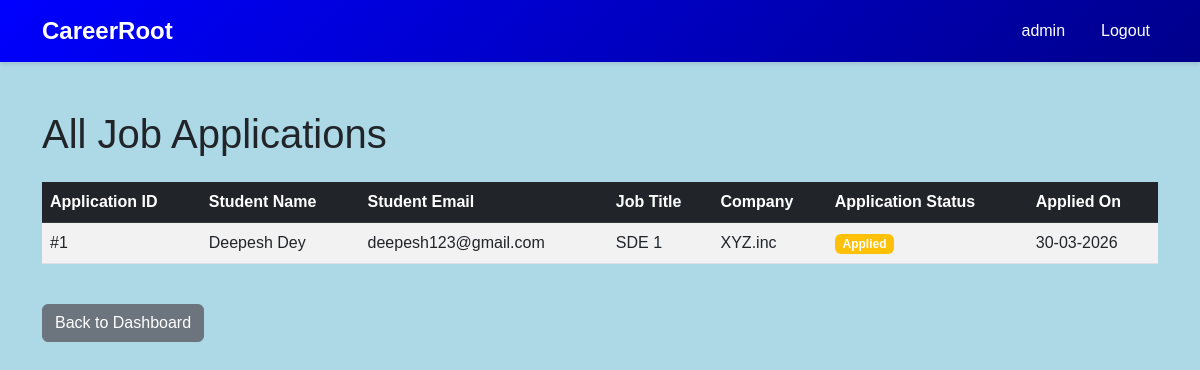
The page /admin/applications (signed in) on the database its author committed.
### models.py (models this page shows, shortened)
class Application(db.Model):
    __tablename__ = 'application'
    application_id = db.Column(db.Integer, primary_key=True, autoincrement=True)
    student_id = db.Column(db.Integer, db.ForeignKey('student.student_id'), nullable=False)
    drive_id = db.Column(db.Integer, db.ForeignKey('placement_drive.drive_id'), nullable=False)
    application_date = db.Column(db.DateTime, default=datetime.utcnow)
    status = db.Column(
        db.String(20),
        default=ApplicationStatus.APPLIED.value,
        nullable=False
    )  #Applied, Shortlisted, Selected, Rejected
    created_at = db.Column(db.DateTime, default=datetime.utcnow)
    updated_at = db.Column(db.DateTime, default=datetime.utcnow, onupdate=datetime.utcnow)
    placement = db.relationship('Placement', backref='application', uselist=False, cascade='all, delete-orphan')
    __table_args__ = (db.UniqueConstraint('student_id', 'drive_id', name='unique_student_drive'),)

class Student(db.Model):
    __tablename__ = 'student'
    student_id = db.Column(db.Integer, primary_key=True, autoincrement=True)
    name = db.Column(db.String(150), nullable=False)
    email = db.Column(db.String(120), unique=True, nullable=False)
    password = db.Column(db.String(255), nullable=False)
    phone = db.Column(db.String(15), nullable=True)
    department = db.Column(db.String(100), nullable=True)
    cgpa = db.Column(db.Float, nullable=True)
    resume_path = db.Column(db.String(255), nullable=True)  # Path to uploaded resume
    blacklist_status = db.Column(db.Boolean, default=False)  # True = blacklisted
    created_at = db.Column(db.DateTime, default=datetime.utcnow)
    updated_at = db.Column(db.DateTime, default=datetime.utcnow, onupdate=datetime.utcnow)
    applications = db.relationship('Application', backref='student', lazy=True, cascade='all, delete-orphan')
    placements = db.relationship('Placement', backref='student', lazy=True, cascade='all, delete-orphan')

class PlacementDrive(db.Model):
    __tablename__ = 'placement_drive'
    drive_id = db.Column(db.Integer, primary_key=True, autoincrement=True)
    company_id = db.Column(db.Integer, db.ForeignKey('company.company_id'), nullable=False)
    job_title = db.Column(db.String(150), nullable=False)
    job_description = db.Column(db.Text, nullable=True)
    eligibility_criteria = db.Column(db.Text, nullable=True)
    skills_required = db.Column(db.Text, nullable=True)  #comma separated skills
    experience_required = db.Column(db.String(100), nullable=True)  #e.g., 0-2 years
    salary_range = db.Column(db.String(100), nullable=True)  #e.g., 5-8 LPA
    application_deadline = db.Column(db.DateTime, nullable=False)
    status = db.Column(
        db.String(20),
        default=DriveStatus.PENDING.value,
        nullable=False
    )  # pending, aproved, closed
    created_at = db.Column(db.DateTime, default=datetime.utcnow)
    updated_at = db.Column(db.DateTime, default=datetime.utcnow, onupdate=datetime.utcnow)
    applications = db.relationship('Application', backref='drive', lazy=True, cascade='all, delete-orphan')
    placements = db.relationship('Placement', backref='drive', lazy=True, cascade='all, delete-orphan')

class Company(db.Model):
    __tablename__ = 'company'
    company_id = db.Column(db.Integer, primary_key=True, autoincrement=True)
    company_name = db.Column(db.String(150), nullable=False)
    email = db.Column(db.String(120), unique=True, nullable=False)
    password = db.Column(db.String(255), nullable=False)
    hr_contact = db.Column(db.String(100), nullable=True)
    website = db.Column(db.String(255), nullable=True)
    approval_status = db.Column(
        db.String(20),
        default=ApprovalStatus.PENDING.value,
        nullable=False
    )  #pending/aproved/rejected
    blacklist_status = db.Column(db.Boolean, default=False)  # True = blacklisted
    created_at = db.Column(db.DateTime, default=datetime.utcnow)
    updated_at = db.Column(db.DateTime, default=datetime.utcnow, onupdate=datetime.utcnow)
    drives = db.relationship('PlacementDrive', backref='company', lazy=True, cascade='all, delete-orphan')

### app.py (the view)
@app.route('/admin/applications')
def admin_view_applications():
    if session.get('user_type') != 'admin':
        flash('Unauthorized access', 'danger')
        return redirect(url_for('homepage'))
    all_applications = Application.query.all()
    return render_template('admin_view_applications.html', applications=all_applications)

### templates/admin_view_applications.html (shortened to what this page needs)
{% extends "base.html" %}
{% block content %}
<div class="mt-5">
    <h1 class="mb-4">All Job Applications</h1>
    {% if applications %}
        <div class="table-responsive">
            <table class="table table-hover table-striped">
                <thead class="table-dark">
                    <tr>
                        <th>Application ID</th>
                        <th>Student Name</th>
                        <th>Student Email</th>
                        <th>Job Title</th>
                        <th>Company</th>
                        <th>Application Status</th>
                        <th>Applied On</th>
                    </tr>
                </thead>
                <tbody>
                    {% for app in applications %}
                        <tr>
                            <td>#{{ app.application_id }}</td>
                            <td>{{ app.student.name }}</td>
                            <td>{{ app.student.email }}</td>
                            <td>{{ app.drive.job_title }}</td>
                            <td>{{ app.drive.company.company_name }}</td>
                            <td>
                                {% if app.status == 'Selected' %}
                                    <span class="badge bg-success">{{ app.status }}</span>
                                {% elif app.status == 'Shortlisted' %}
                                    <span class="badge bg-info">{{ app.status }}</span>
                                {% elif app.status == 'Rejected' %}
                                    <span class="badge bg-danger">{{ app.status }}</span>
                                {% else %}
                                    <span class="badge bg-warning">{{ app.status }}</span>
                                {% endif %}
                            </td>
                            <td>{{ app.application_date.strftime('%d-%m-%Y') }}</td>
                        </tr>
                    {% endfor %}
                </tbody>
            </table>
        </div>
    {% else %}
        <div class="alert alert-info">
            <strong>No applications found.</strong>
        </div>
    {% endif %}
    <div class="mt-4">
        <a href="{{ url_for('admin_dashboard') }}" class="btn btn-secondary">Back to Dashboard</a>
    </div>
</div>
{% endblock %}

### templates/base.html (style rules this page uses)
:root { --primary-color: blue; --secondary-color: darkblue; --danger-color: red; --success-color: green; }
body { font-family: 'Arial', sans-serif; background-color: lightblue; }

### rows shown on the page
Application: application_id "1", student.name "Deepesh Dey", student.email "deepesh123@gmail.com", drive.job_title "SDE 1", drive.company.company_name "XYZ.inc", status "Applied", application_date "30-03-2026"

### other values the page prints
{{ session.get('username') }} "admin"
